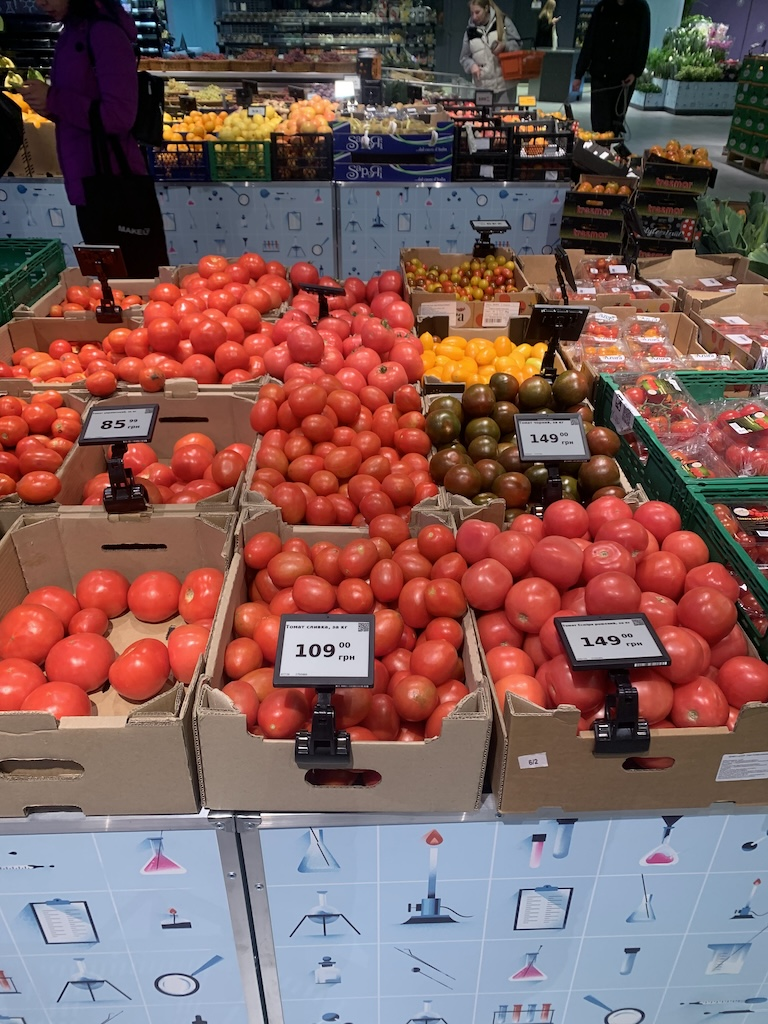
#> input picture photos/pomidory.jpg, 768 x 1024 px
$ python histograms.py
#> lines starting #> are read from the running program, lines starting #| are printed output that depends on the picture; after the words box and inside, x2 and y2 are one past the last pixel; in counts of white or black regions, pixels touching at a corner belong together
import cv2 as cv
import numpy as np
import  matplotlib.pyplot as plt

# img = cv.imread('photos/cat_bilolap.jpg')
# img = cv.imread('photos/orto_dvir.jpg')
img = cv.imread('photos/pomidory.jpg')
#> img is the input picture: shape (1024, 768, 3); mean B, G, R 91.5, 93.7, 126.6
cv.imshow('bilolap', img)


blank = np.zeros(img.shape[:2], dtype='uint8')
circl = cv.circle(blank, (img.shape[1]//2, img.shape[0]//2), radius=100, color=255,  thickness=-1)
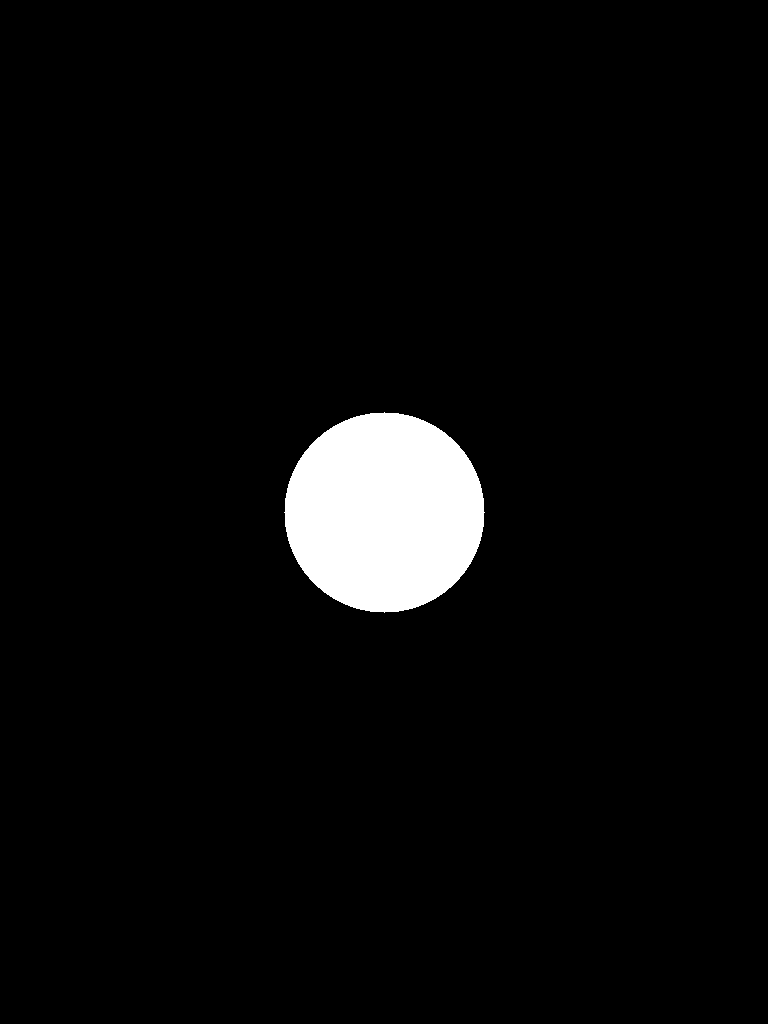
#> blank: shape (1024, 768); 4% white; 1 white region, box (x1, y1, x2, y2) and area: (284, 412, 485, 613) 31417
cv.imshow('circle', circl)


# [18 lines of commented-out code are left out]
plt.figure()
plt.title('Greyscale hist')
plt.xlabel('Bins')
plt.ylabel('# of pixels')


mask_rgb = cv.bitwise_and(img, img, mask=circl)
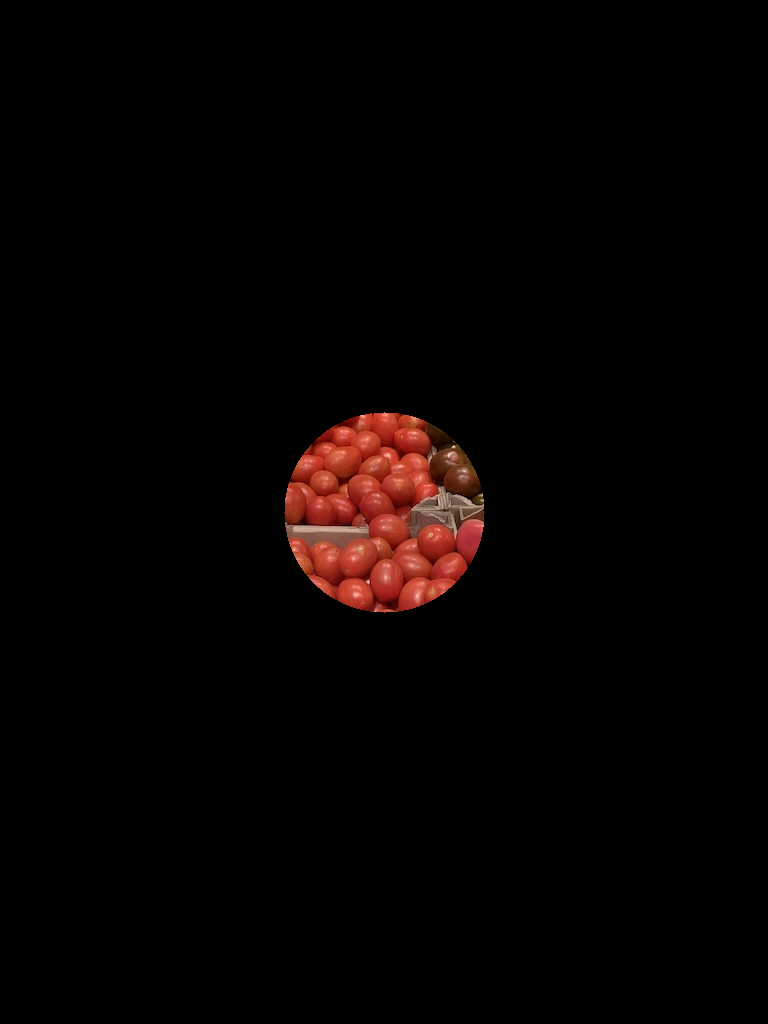
#> mask_rgb: shape (1024, 768, 3); mean B, G, R 1.8, 2.5, 6.4
cv.imshow('mask_rgb', mask_rgb)
colors = ('b', 'g', 'r')
for i,col in enumerate(colors):
    hist = cv.calcHist([img], [i], circl, [256], [0, 256])
    plt.plot(hist, color=col)
    plt.xlim((0, 256))
plt.show()
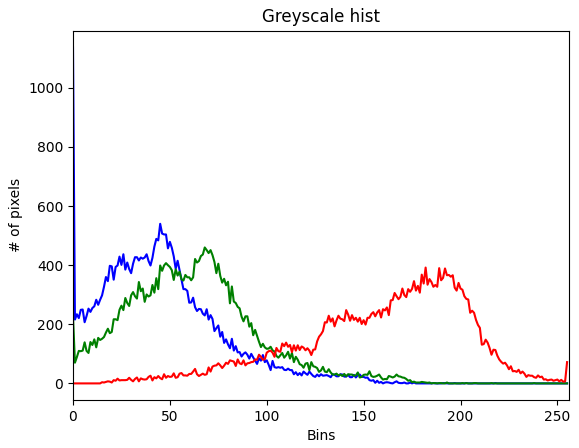
#> figure drawn by matplotlib, 1 panel; curve peaks at x = 0, y = 1137; curve peaks at x = 68, y = 460; curve peaks at x = 182, y = 392

cv.waitKey(0)

$ run again, with photos/cat_bilolap.jpg copied over photos/pomidory.jpg
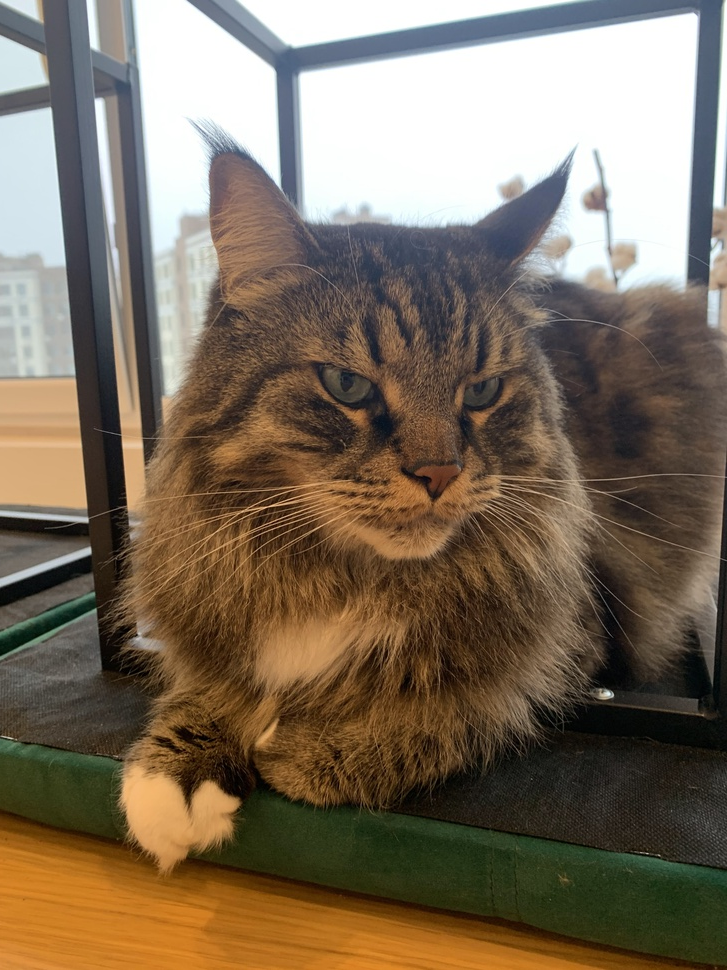
#> input picture photos/cat_bilolap.jpg, 727 x 970 px, shrunk from 3024 x 4032 before the run
#> img is the input picture: shape (970, 727, 3); mean B, G, R 92.9, 110.4, 124.6
#> `circl = cv.circle(blank, (img.shape[1]//2, img.shape[0]//2), radius=10..`:
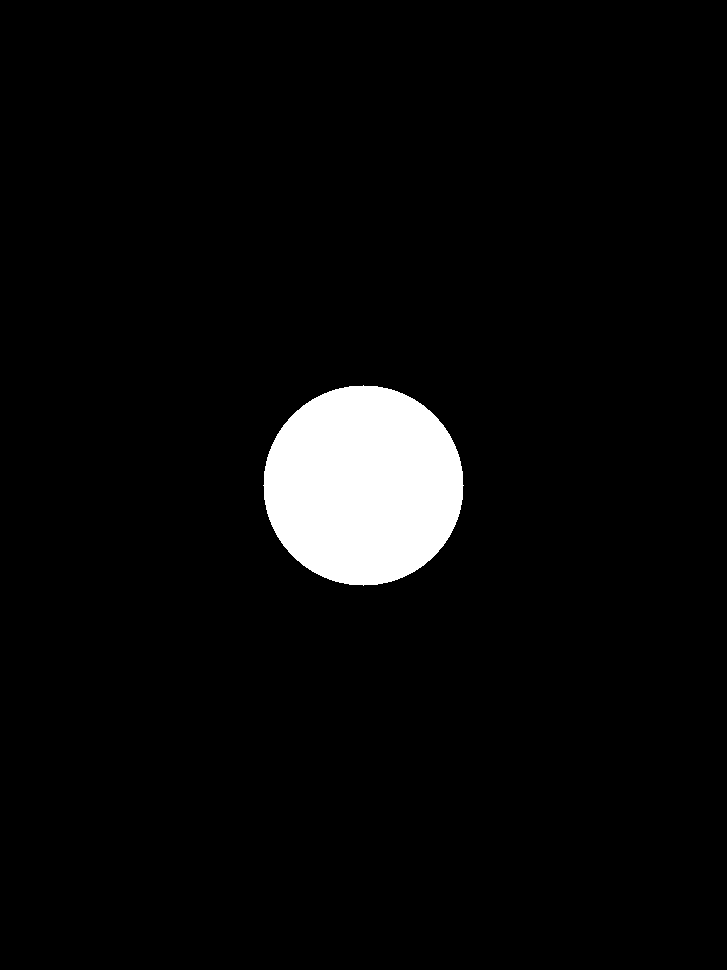
#> blank: shape (970, 727); 4.5% white; 1 white region, box (x1, y1, x2, y2) and area: (263, 385, 464, 586) 31417
#> `plt.show()`:
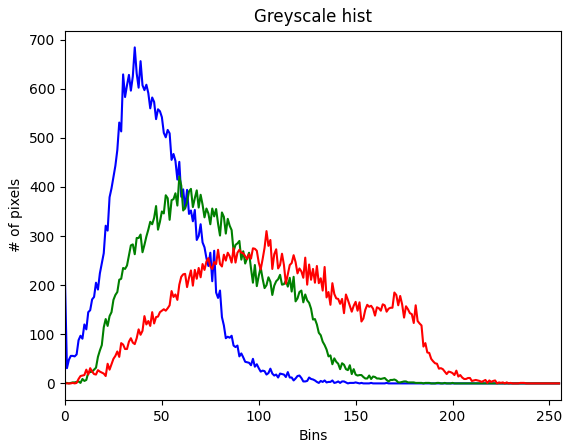
#> figure drawn by matplotlib, 1 panel; curve peaks at x = 36, y = 684; curve peaks at x = 59, y = 421; curve peaks at x = 104, y = 310

$ run again, with photos/orto_dvir.jpg copied over photos/pomidory.jpg
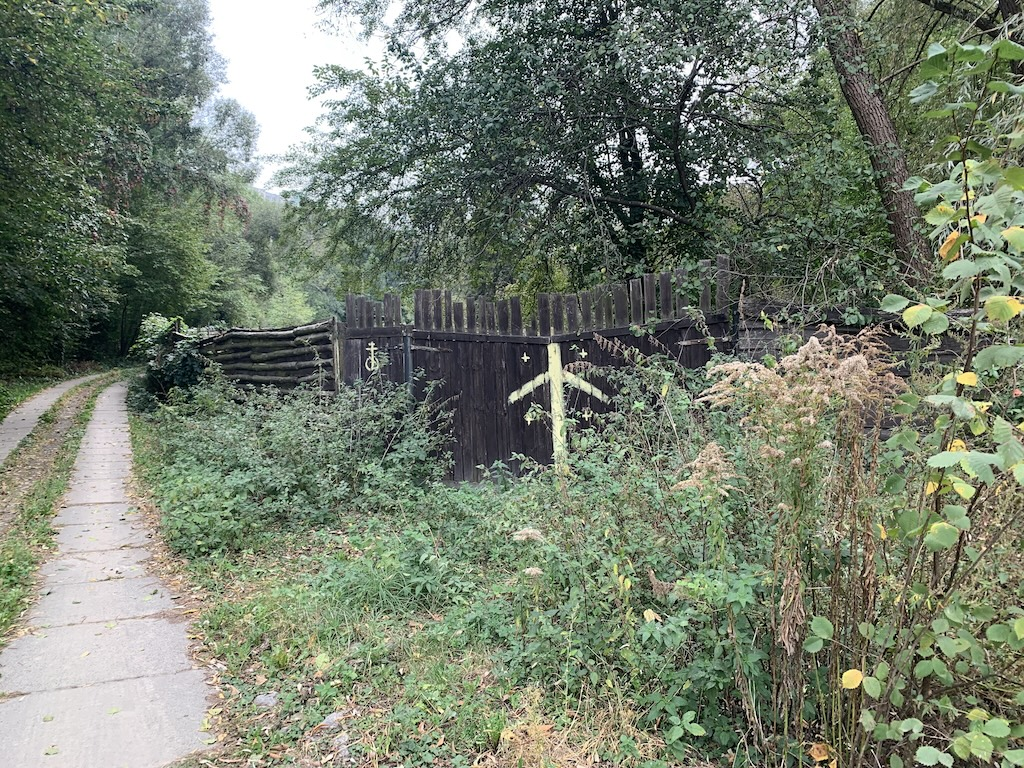
#> input picture photos/orto_dvir.jpg, 1024 x 768 px
#> img is the input picture: shape (768, 1024, 3); mean B, G, R 110.2, 127, 117.9
#> `circl = cv.circle(blank, (img.shape[1]//2, img.shape[0]//2), radius=10..`:
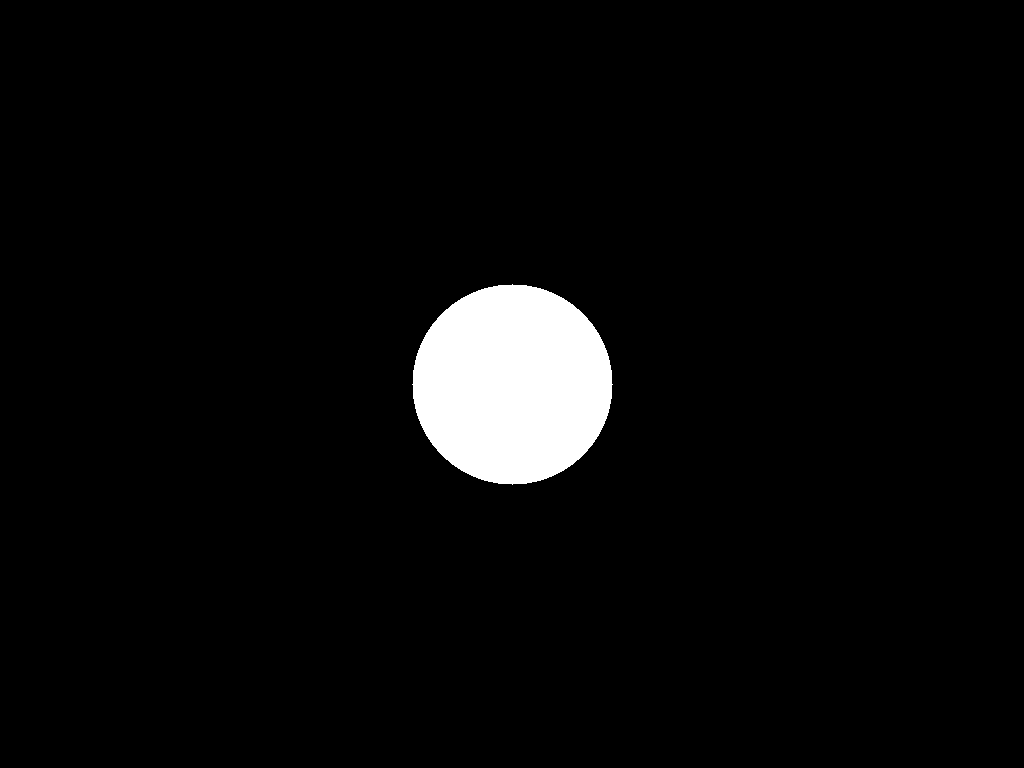
#> blank: shape (768, 1024); 4% white; 1 white region, box (x1, y1, x2, y2) and area: (412, 284, 613, 485) 31417
#> `plt.show()`:
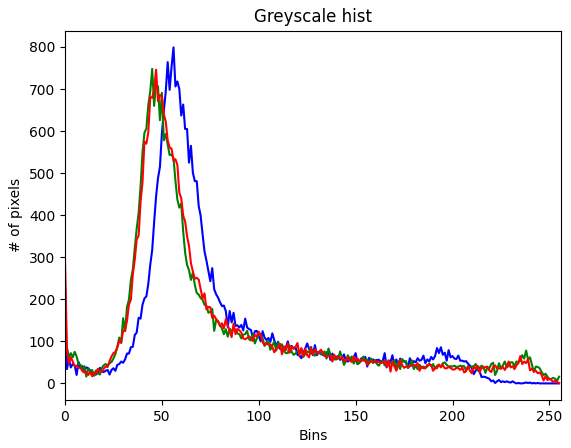
#> figure drawn by matplotlib, 1 panel; curve peaks at x = 56, y = 799; curve peaks at x = 45, y = 748; curve peaks at x = 47, y = 746

$ run again, with photos/female_face_1.webp saved as photos/pomidory.jpg
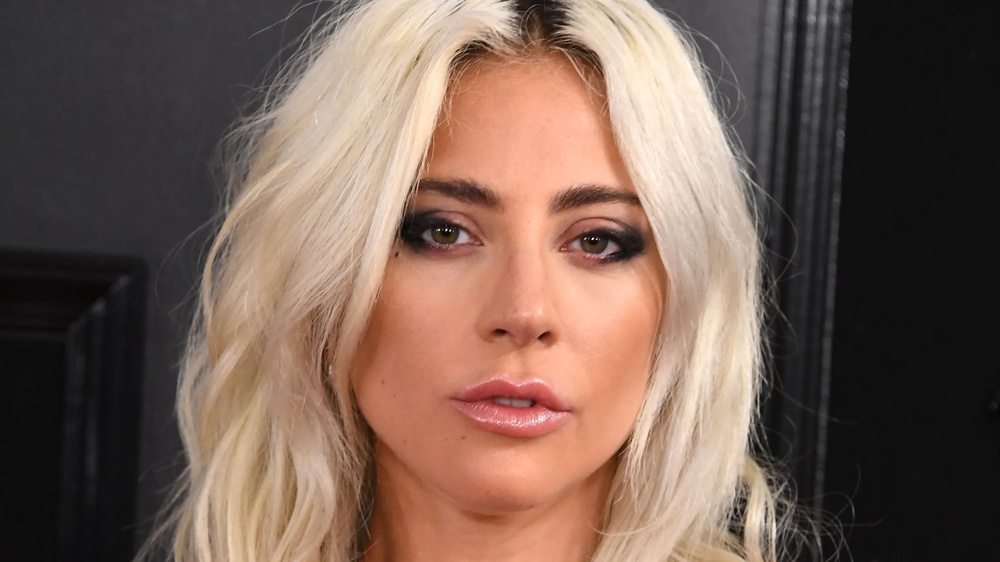
#> input picture photos/female_face_1.webp, 1000 x 562 px, shrunk from 2560 x 1440 before the run
#> img is the input picture: shape (562, 1000, 3); mean B, G, R 83.2, 94.8, 117.9
#> `circl = cv.circle(blank, (img.shape[1]//2, img.shape[0]//2), radius=10..`:
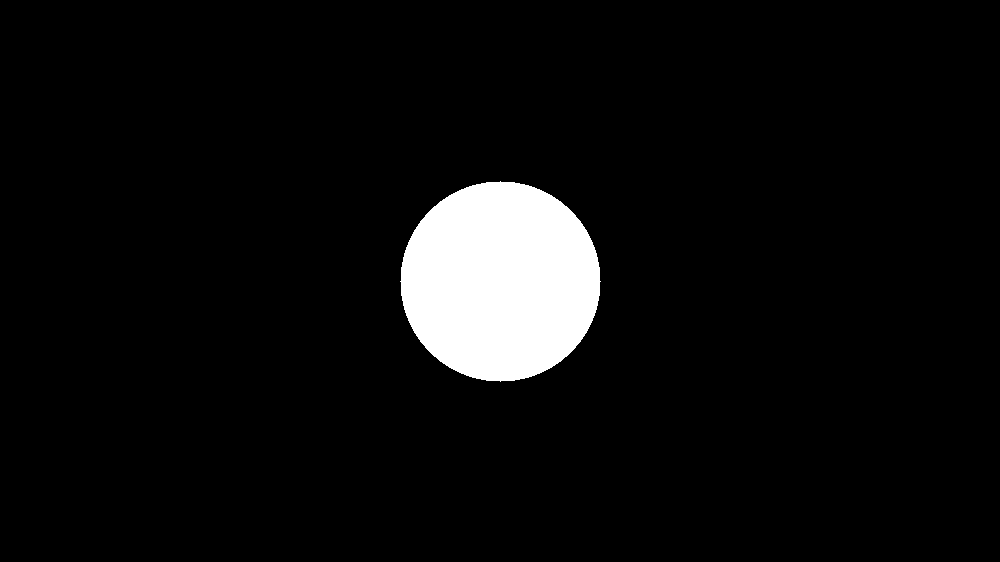
#> blank: shape (562, 1000); 5.6% white; 1 white region, box (x1, y1, x2, y2) and area: (400, 181, 601, 382) 31417
#> `plt.show()`:
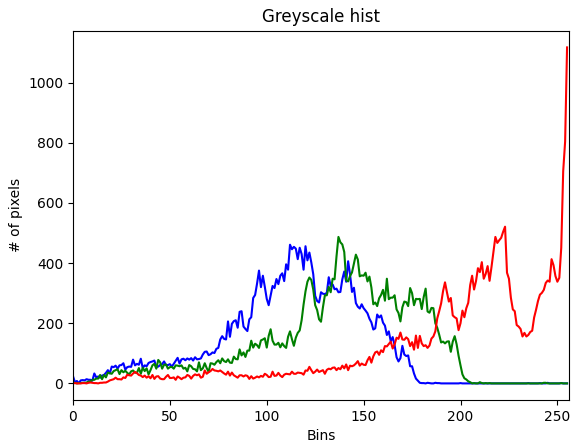
#> figure drawn by matplotlib, 1 panel; curve peaks at x = 112, y = 461; curve peaks at x = 137, y = 487; curve peaks at x = 255, y = 1117
